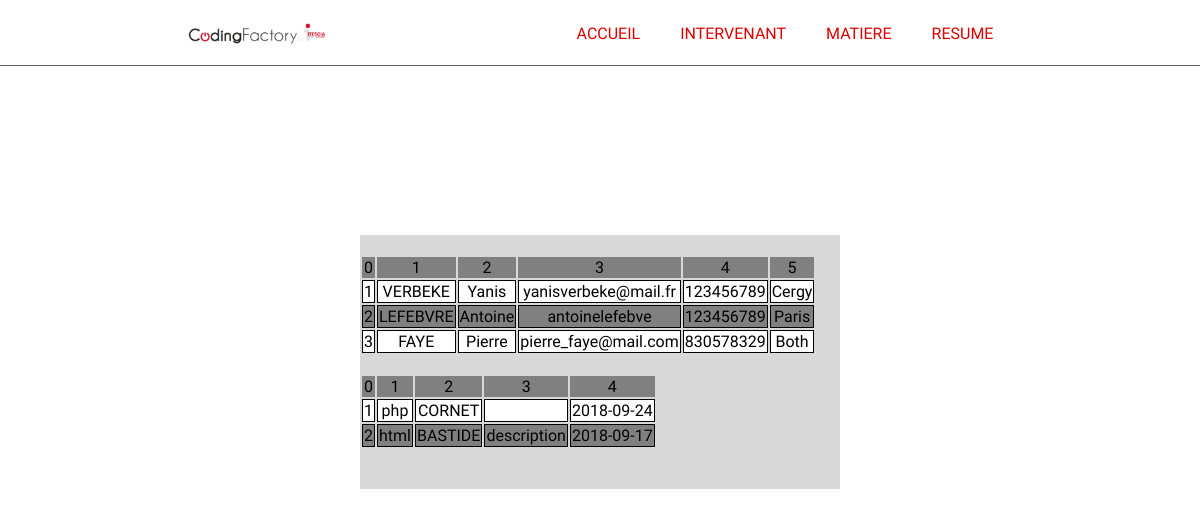
/resume.php, run on an earlier commit of the app's database.
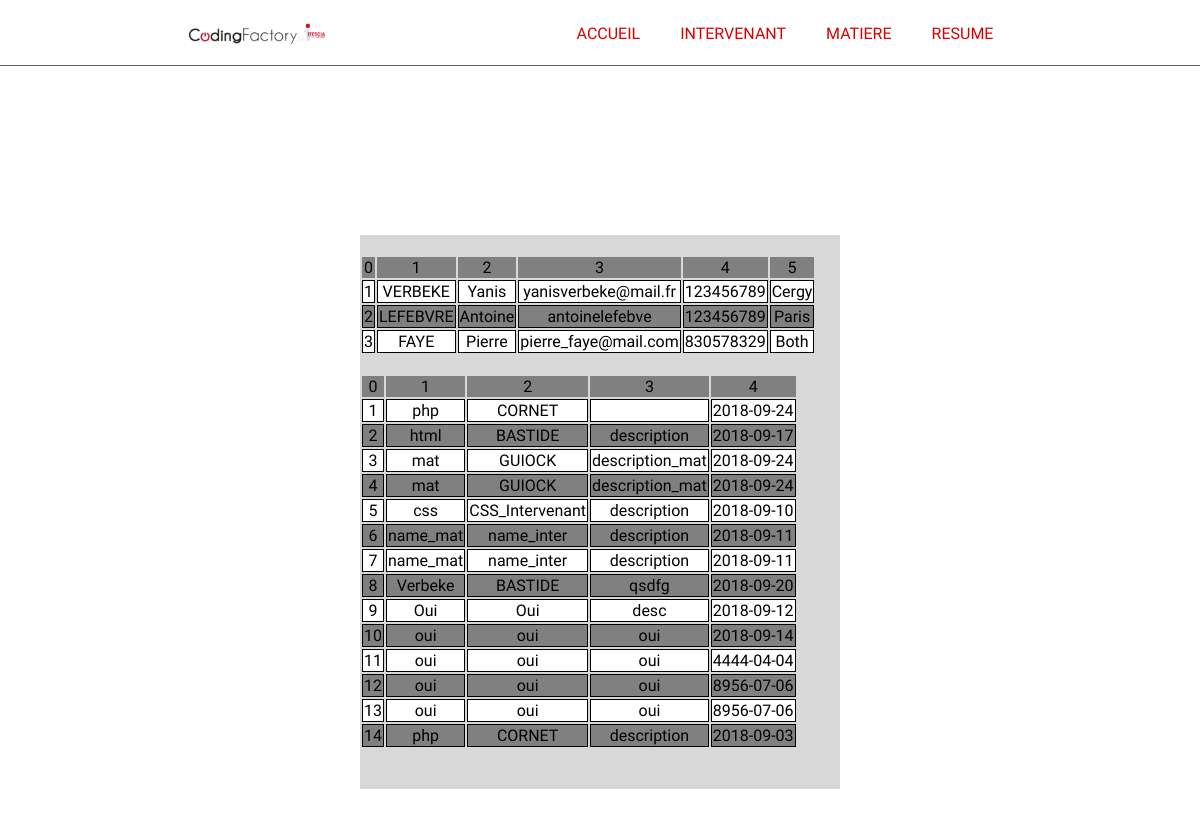
And on a later commit of the database.
### tables this page shows
CREATE TABLE IF NOT EXISTS `test_intervenants` (
  `id` int(11) NOT NULL AUTO_INCREMENT,
  `name` varchar(255) NOT NULL,
  `surname` varchar(255) NOT NULL,
  `mail` varchar(255) NOT NULL,
  `phone` int(10) NOT NULL,
  `location` varchar(255) NOT NULL,
  PRIMARY KEY (`id`)
);

CREATE TABLE IF NOT EXISTS `test_matiere` (
  `id` int(11) NOT NULL AUTO_INCREMENT,
  `name` varchar(255) NOT NULL,
  `intervenant` varchar(255) NOT NULL,
  `description` longtext NOT NULL,
  `date` date NOT NULL,
  PRIMARY KEY (`id`)
);

### connexion.php (the view, shortened to what this page needs)
<?php
class Connexion
{
	private $type;
	private $host;
	private $dbname;
	private $username;
	private $password;
	private $db;
	public function __construct($type,$host,$dbname,$username,$password)
	{
		$this->type = $type;
		$this->host = $host;
		$this->dbname = $dbname;
		$this->username = $username;
		$this->password = $password;
	}
	public function connect()
	{
		try{
			$this->db = new PDO($this->type.':host='.$this->host.';dbname='.$this->dbname,$this->username, $this->password);
		}catch (PDOException $e){
			print "Échec de connection à la base de données !";
			die();
		}
		return $this->db;
	}
	public function printTable($table){
		$buffer = $this->db->query('SELECT * FROM '.$table);
		$tab = $buffer->fetchAll();
		echo '<table>';
		echo '<tr id="key">';
		for ($i=0; $i < sizeof($tab[0])/2; $i++) {
			echo "<td>";
			$key = array_search($tab[0][$i], $tab[0]);
			echo $key;
			echo "</td>";
		}
		echo '</tr>';
		for($i = 0; $i < sizeof($tab); $i++){
				if($i % 2 != 0){
					$color = "grey";
				}else{
					$color = "white";
				}
				echo '<tr class="'.$color.'">';
				for ($j=0; $j < sizeof($tab[0])/2; $j++) {
					echo '<td class="case">'.$tab[$i][$j].'</td>';
				}
				echo '</tr>';
		}
		echo '</table>';
	}
}

### resume.php (shortened to what this page needs)
<!DOCTYPE html>
<html>
<head>
	<link rel="stylesheet" type="text/css" href="./css/grid.css">
	<link rel="stylesheet" href="./css/formulaire.css" />
	<link rel="stylesheet" href="https://use.fontawesome.com/releases/v5.3.1/css/all.css">
</head>
<body>
	<div class="bd">
        <a href="index.html">
            <img src="Image/logo2.png" alt="" height="35px" class="menu" style="margin-top: 6px">
        </a>
        <div class="menu menu1 surv surv:hover" style="margin-left: 250px">
            <a href="index.html" class="menu3"><p class="menu2">ACCUEIL</p></a>
        </div>
        <div class="menu menu1 surv surv:hover">
            <a href="formIntervenant.php" class="menu3"><p class="menu2">INTERVENANT</p></a>
        </div>
        <div class="menu menu1 surv surv:hover">
            <a href="formMatiere.php" class="menu3"><p class="menu2">MATIERE</p></a>
        </div>
        <div class="menu menu1 surv surv:hover">
            <a href="resume.php" class="menu3"><p class="menu2">RESUME</p></a>
        </div>
    </div>
    <div class="trait">
    </div>
    <br>
    <div class="contform">
		<?php
			require "./connexion.php";
			$db = new connexion('mysql', 'localhost','test_projet','root','');
			$db->connect();
			$db->printTable('test_intervenants');
			echo '<br>';
			$db->printTable('test_matiere');
		?>
	</div>
</body>
</html>

### css/grid.css (style rules this page uses)
.case { border: solid 1px black; }
.grey, #key { background-color: grey; }
.white { background-color: white; }

### css/formulaire.css (style rules this page uses)
.bd { margin-top: -10px; margin-bottom: -10px; padding: 20px; height: 45px; display: flex; justify-content: center; }
.menu { float: left; display: flex; }
.menu1 { color: #da0000; margin-left: 20px; margin-right: 20px; margin-top: -4px; }
.menu2 { color: #da0000; }
.menu3 { text-decoration: none; }
.surv { border-top: 2px solid #fff; transition: border-color 0,4s; }
.contform { background-color: #D8D8D8; text-align: center; margin-top: 150px; margin-bottom: 75px; margin-left: 30%; margin-right: 30%; padding-top: 20px; padding-bottom: 40px; }
.trait { border-top: 1px solid #636363; }

What changed in the data, as far as the page shows it:
added test_matiere: id "3", name "mat", intervenant "GUIOCK", description "description_mat", date "2018-09-24"
added test_matiere: id "4", name "mat", intervenant "GUIOCK", description "description_mat", date "2018-09-24"
added test_matiere: id "5", name "css", intervenant "CSS_Intervenant", description "description", date "2018-09-10"
added test_matiere: id "6", name "name_mat", intervenant "name_inter", description "description", date "2018-09-11"
added test_matiere: id "7", name "name_mat", intervenant "name_inter", description "description", date "2018-09-11"
added test_matiere: id "8", name "Verbeke", intervenant "BASTIDE", description "qsdfg", date "2018-09-20"
added test_matiere: id "9", name "Oui", intervenant "Oui", description "desc", date "2018-09-12"
added test_matiere: id "10", name "oui", intervenant "oui", description "oui", date "2018-09-14"
added test_matiere: id "11", name "oui", intervenant "oui", description "oui", date "4444-04-04"
added test_matiere: id "12", name "oui", intervenant "oui", description "oui", date "8956-07-06"
added test_matiere: id "13", name "oui", intervenant "oui", description "oui", date "8956-07-06"
added test_matiere: id "14", name "php", intervenant "CORNET", description "description", date "2018-09-03"
